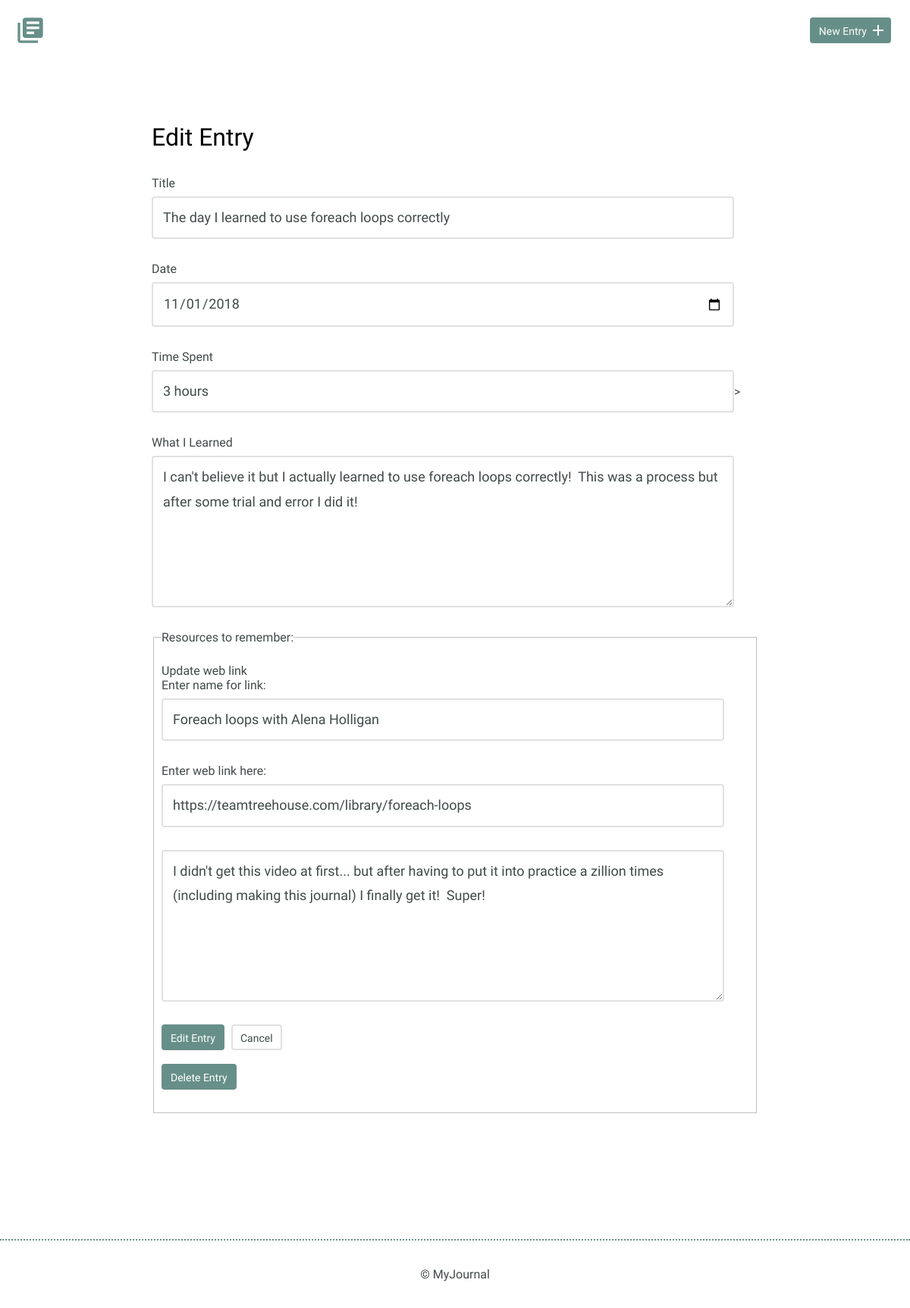
The page /edit.php?q=3 on the database as committed earlier.
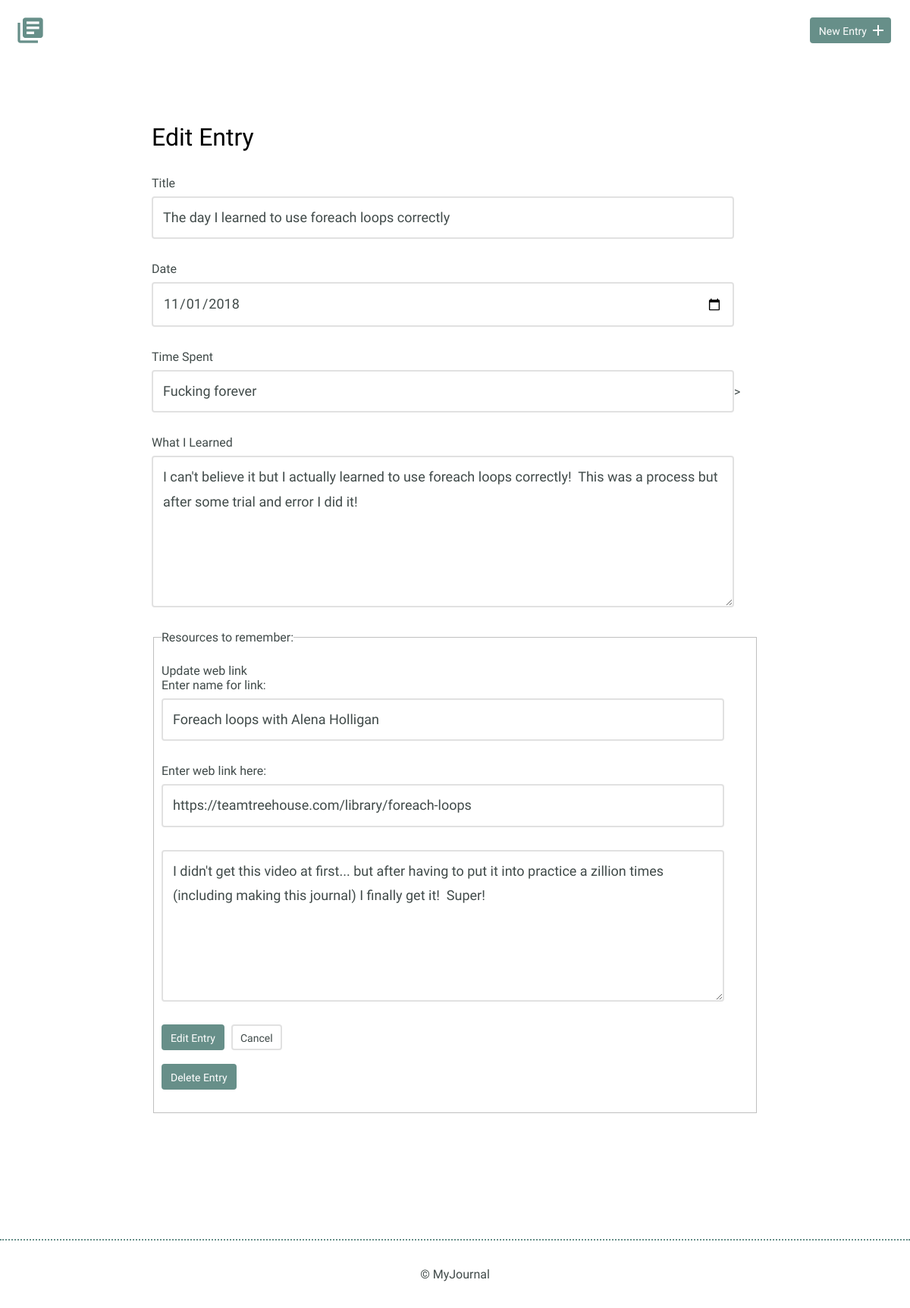
The same page on the database as committed later.
### tables this page shows
CREATE TABLE "journal" (
	`journal_id`	INTEGER,
	`title`	TEXT,
	`date`	TEXT,
	`time_spent`	INTEGER,
	`entry`	TEXT,
	PRIMARY KEY(`journal_id`)
);

### inc/functions.php (called while the page is built, shortened)
<?php
    try {
              $sql = "SELECT * FROM journal";
              $results = $db->prepare($sql);
              $results->execute();
              $journals =  $results->fetchAll(PDO::FETCH_ASSOC);
          }  catch (Exception $e) {
        echo "Bad request from query 1: " . $e->getMessage();
        exit;
    }
      try {  $sql2 = "SELECT link_id, link_name, link_address, notes, resources.journal_id
         FROM resources JOIN journal ON journal.journal_id = resources.journal_id";
              $getResources = $db->prepare($sql2);
              $getResources->execute();
              $resources = $getResources->fetchAll(PDO::FETCH_ASSOC);
      } catch (Exception $e) {
            echo "Bad request from query 2: " . $e->getMessage();
            exit;
      }

### edit.php (the view, shortened to what this page needs)
<?php
require('inc/connection.php');
include('inc/functions.php');
$q = filter_input(INPUT_GET, 'q', FILTER_SANITIZE_NUMBER_INT);
$q--;
$get_id = $journals[$q];
include('inc/header.php');
?>
        <section>
            <div class="container">
                <div class="edit-entry">
                    <h2>Edit Entry</h2>
                      <?php echo '<form action="edit.php?q=' .($q+1) .'" method="post">'; ?>
                        <label for="title">Title</label>
                        <input id="title" type="text" name="title" value="<?php echo $get_id['title'];?>"><br>
                        <label for="date">Date</label>
                        <input id="date" type="date" name="date" value="<?php echo $get_id['date'];?>"><br>
                        <label for="time_spent" > Time Spent</label>
                        <input id="time_spent" type="text" name="time_spent" value="<?php echo $get_id['time_spent'];?>">><br>
                        <label for="entry">What I Learned</label>
                        <textarea id="entry" rows="5" name="entry"><?php echo $get_id['entry'];?></textarea>
                        <fieldset>
                          <legend>Resources to remember:</legend><br />
                          <legend>Update web link </legend>
      <?php
            foreach($resources as $link) {
                  if($link['journal_id'] == ($q+1)) {
                    echo '<label for="link_name">Enter name for link:</label>';
                    echo '<input id="link_name" type="text" name="link_name" value="' .$link["link_name"] .'">';
                    echo '<label for="link_address">Enter web link here:</label>';
                    echo '<input id="link_address" type="text" name="link_address" value="' .$link['link_address'] .'">';
                    echo '<textarea rows="5" id="notes" name="notes">' . $link['notes'] . '</textarea>';
                    }
                } ?>
                        <input type="submit" value="Edit Entry" class="button">
                        <a href="#" class="button button-secondary">Cancel</a>
                      </form>
            <p><form method='post' action='edit.php?q=<?php echo ($q +1);?>'
              onsubmit="return confirm('Are you sure you want to delete this entry? (Can NOT be undone)')">
        <input type='submit' class="button delete" value='Delete Entry'  />
      </form></p>
                </div>
            </div>
        </section>
        <?php include('inc/footer.php'); ?>
    </body>
</html>

Rows that differ between the two databases and show on the page:
changed journal "The day I learned to use foreach loops correctly": time_spent "3 hours" → "Fucking forever"
